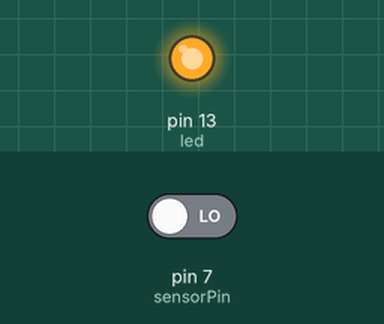
Simulated run of this sketch. Board: Arduino Uno, built with avr-gcc and run on an emulated ATmega328P. Parts: output pins drawn as LEDs (lit = HIGH). The test bench sets the inputs (shaded band); at power-on: pin 7 (sensorPin) LOW.

Above: at 1.2 s.
1.3 s: pin 7 (sensorPin) driven HIGH
At 1.9 s:
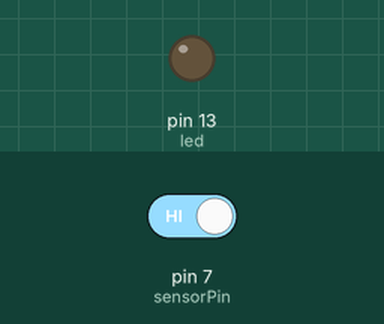
2.8 s: pin 7 (sensorPin) driven LOW
At 3.1 s:
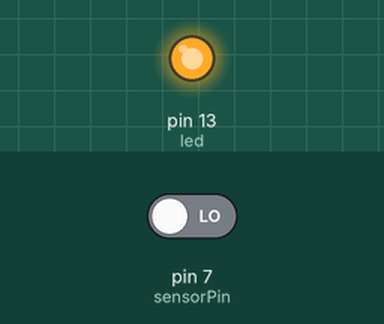
Timing chart, 0 to 5.8 s (numbered marks = the images above; inputs shaded):
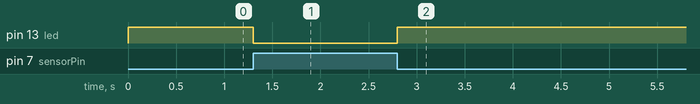

The sketch:

IRpractice1.ino
```cpp
int led = 13;
int sensorPin = 7;

void setup() {
  // put your setup code here, to run once:
pinMode(led, OUTPUT);
pinMode(sensorPin, INPUT);

}

void loop() {
  // put your main code here, to run repeatedly:
 int value = digitalRead(sensorPin);
 if (value == 1)
 {
  digitalWrite(led,LOW);
 }
 else
 {
  digitalWrite(led, HIGH);
  }
  delay(100);
}
```

Measured:
- after the input at 1.3 s, pin 13 (led): HIGH → LOW at once
- after the input at 2.8 s, pin 13 (led): LOW → HIGH at once
